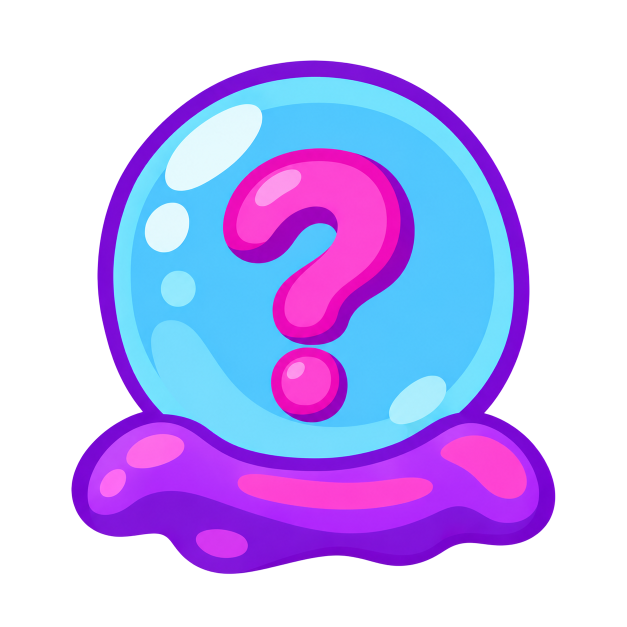
#> input picture apps/split-party/art-src/ui/mystery.png, 1254 x 1254 px (shown at 1/2 size)
$ python build-splash-art.py
#> lines starting #> are read from the running program, lines starting #| are printed output that depends on the picture
"""The Mystery orb, from its Figma image fill. (The splash card frame it also built, from
art-src/splash/panel.png, was replaced by the user's v2 frame on 2026-11-04:
build-splash-cards.py.)

art-src/ui/mystery.png    the Mystery Bonus orb (Figma 11028:33318), untouched
  -> public/ui/mystery.webp    cropped to its alpha box, 378x400 (2x its old 189x200)
The domes and islands on the splash are left alone: their soft edge is the design's layer blur
baked into the art, so a bigger copy would only be a bigger blur.
    python3 apps/split-party/scripts/build-splash-art.py
"""

from pathlib import Path

from PIL import Image

ROOT = Path(__file__).resolve().parent.parent
SRC = ROOT / 'art-src'
OUT = ROOT / 'public'

orb = Image.open(SRC / 'ui' / 'mystery.png').convert('RGBA')
#> orb is the input picture: PIL image 1254x1254 RGBA; mean R, G, B, A 70, 59, 115.4, 124.5
orb = orb.crop(orb.getchannel('A').getbbox())
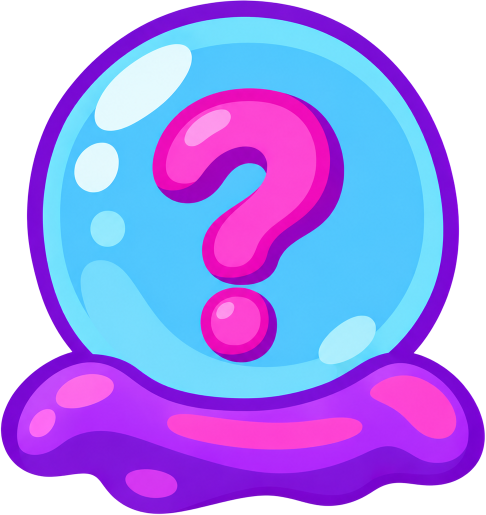
#> orb: PIL image 971x1029 RGBA (shown at 1/2 size); mean R, G, B, A 110.1, 92.9, 181.6, 196; transparent parts drawn white
orb.resize((378, 400), Image.LANCZOS).save(OUT / 'ui' / 'mystery.webp', quality=90, method=6)
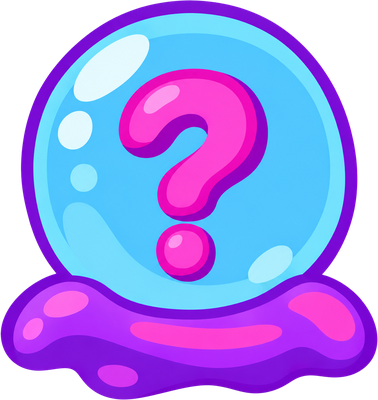
#> saved as mystery.webp: PIL image 378x400 RGBA; mean R, G, B, A 111.4, 93, 183.9, 196; transparent parts drawn white
for f in ('ui/mystery.webp',):
#> (the run stopped early here; a loop or call above may not have finished)
